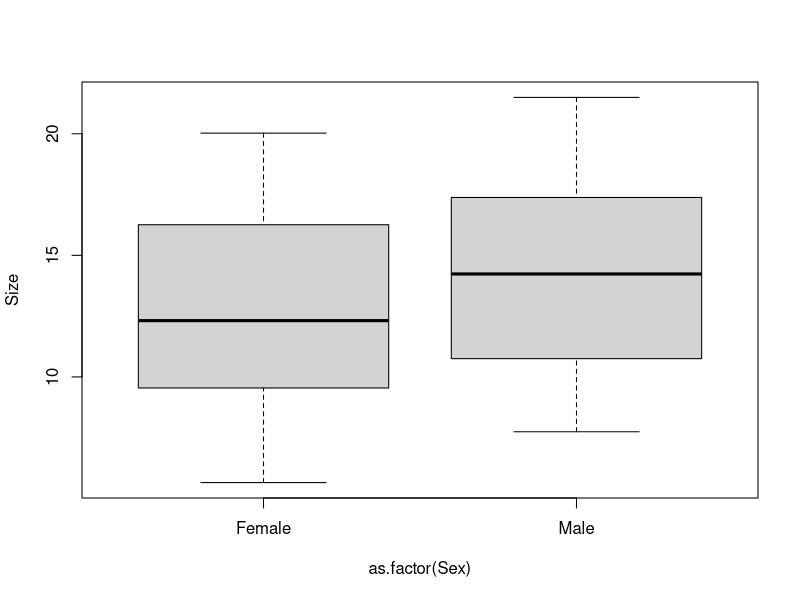
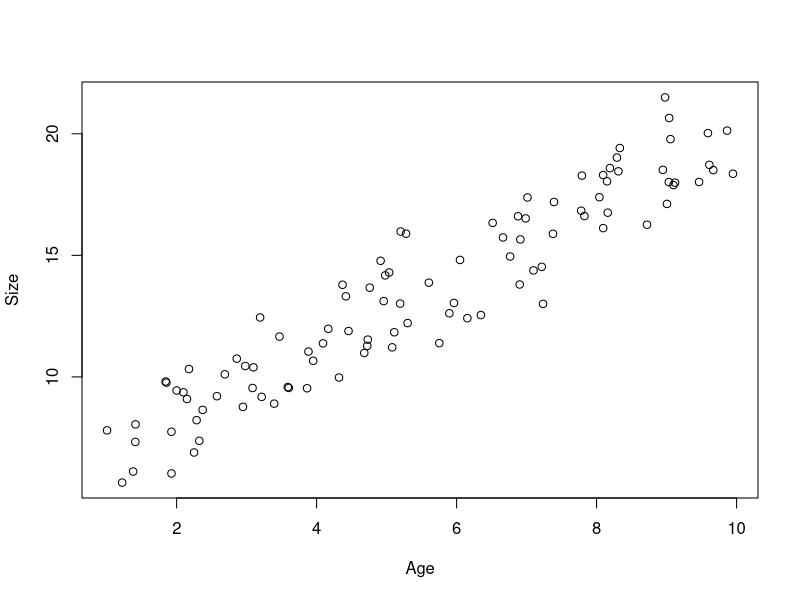
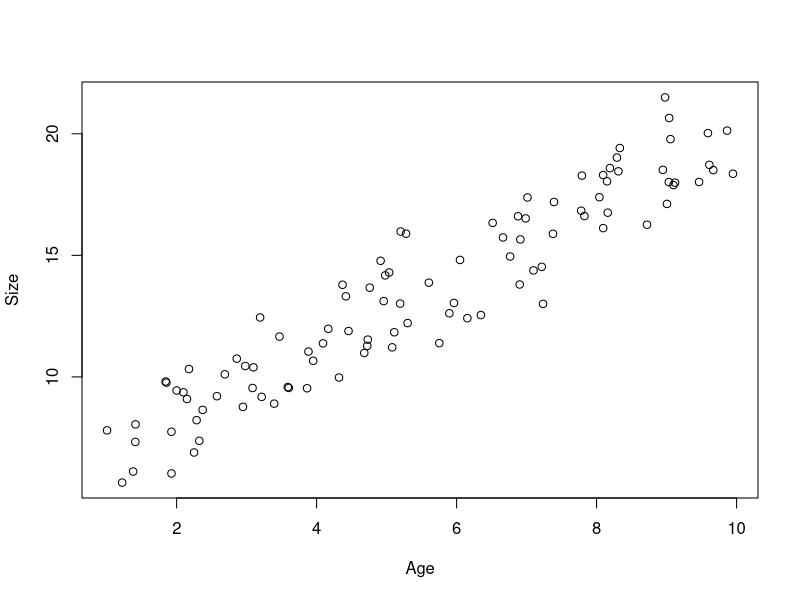
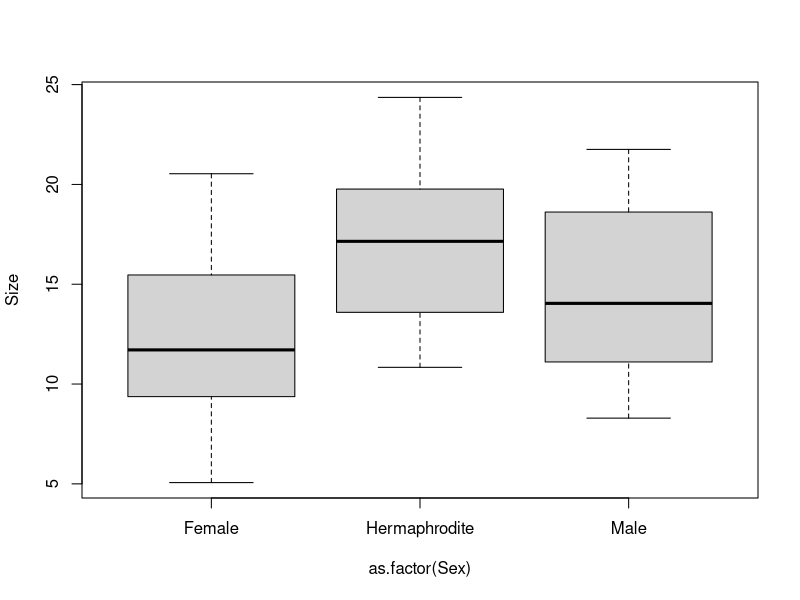
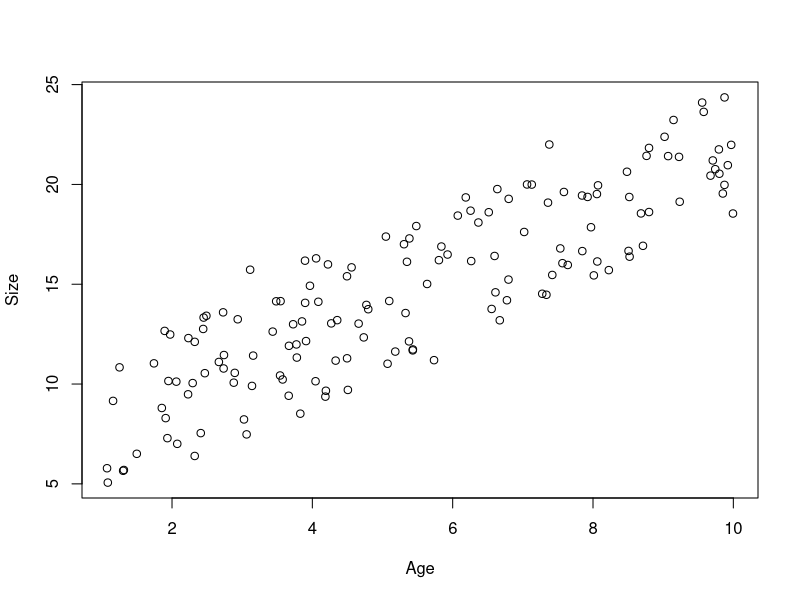

These charts were generated, in order, by the following R code: (Note: this script raises an error after producing the figures.)

#  NRES 710, Multi-variable Modeling
#     University of Nevada, Reno
#     Introduction to multi-variable modeling

# Load in the data and take a look at it
datum <- read.csv("lecture_11_dataset1.csv")

# Take a look at it
head(datum)
tail(datum)

# Plot the effect of sex on size
plot(Size ~ as.factor(Sex), data = datum)

# Plot the effect of sex on size
plot(Size ~ Age, data = datum)

# Simple regression between size and sex 
results1 <- lm(Size ~ Sex, data = datum)
summary(results1)

# Plot
plot(Size ~ Age, data = datum)

# Simple regression between size and age 
results2 <- lm(Size ~ Age, data = datum)
summary(results2)

# Simple regression between size and age 
results3 <- lm(Size ~ Age + Male, data = datum)
summary(results3)

# Load in the data and take a look at it
datum <- read.csv("lecture_11_dataset2.csv")

# Take a look at it
head(datum)
tail(datum)

# Make sure Sex is a factor
datum$Sex <- as.factor(datum$Sex)

# Plot the data
plot(Size ~ as.factor(Sex), data = datum)

# Plot again
plot(Size ~ Age, data = datum)

# Multi-variable analysis
results <- lm(Size ~ Age + Sex, data = datum)
summary(results)

# Use the relevel function to change order of sex
results2 <- lm(Size ~ Age + relevel(Sex, ref = "Male"), data = datum)
summary(results2)

# Back to original results
summary(results)

# ANOVA
anova(results)

# Switch order of effect
results3 <- lm(Size ~ Sex + Age, data = datum)
anova(results3)

# Simple model
results4 <- lm(Size ~ Age, data = datum)

# More complex model
results5 <- lm(Size ~ Age + Sex, data = datum)

# F-drop test
anova(results5, results4)

# Model
results6 <- lm(Size ~ Sex + Age, data = datum)
summary(results6)

# Tukey
results6 <- aov(results6)
TukeyHSD(results6, which = "Sex")



########################### 'Truth' ############################# 
### Lecture 11: code to simulate data for multi-variable analysis

# Set the seed for reproducibility & set graphing parameter
set.seed(123); par(mar=c(4,4,0,0)); par(mfrow=c(1,2))

# First dataset
# X variable
n <- 50
x1 <- c(rep("Female", n), rep("Male", n))
x2 <- runif(n * 2, 1, 10)
dummy <- data.frame(model.matrix(~ x1 - 1))
colnames(dummy) <- c("Female", "Male")

# Simulate error
Error <- rnorm(n * 2, 0, 0.8)

# Predict Y
Response <- 4 + 1.5 * x2 + 2.5 * dummy$Male + Error

# Dataframe
datum <- data.frame(Age = x2, Sex = x1, Male = dummy$Male, Size = Response)

# Save the data
write.csv(datum, "lecture_11_dataset1.csv", row.names = FALSE)
write.csv(datum, "../datasets/lecture_11_dataset1.csv", row.names = FALSE)


# Second dataset
# X variable
n <- 50
groups <- 3
x1 <- c(rep("Female", n), rep("Male", n), rep("Hermaphrodite", n))
x2 <- runif(n * groups, 1, 10)
dummy <- data.frame(model.matrix(~ x1 - 1))
colnames(dummy) <- c("Female", "Hermaphrodite", "Male")

# Simulate error
Error <- rnorm(n * groups, 0, 0.8)

# Predict Y
Response <- 4 + 1.5 * x2 + 2.5 * dummy$Male + 5 * dummy$Hermaphrodite + Error

# Dataframe
datum <- data.frame(Age = x2, Sex = x1, Male = dummy$Male, Herma = dummy$Hermaphrodite, Size = Response)

# Save the data
write.csv(datum, "lecture_11_dataset2.csv", row.names = FALSE)
write.csv(datum, "../datasets/lecture_11_dataset2.csv", row.names = FALSE)
